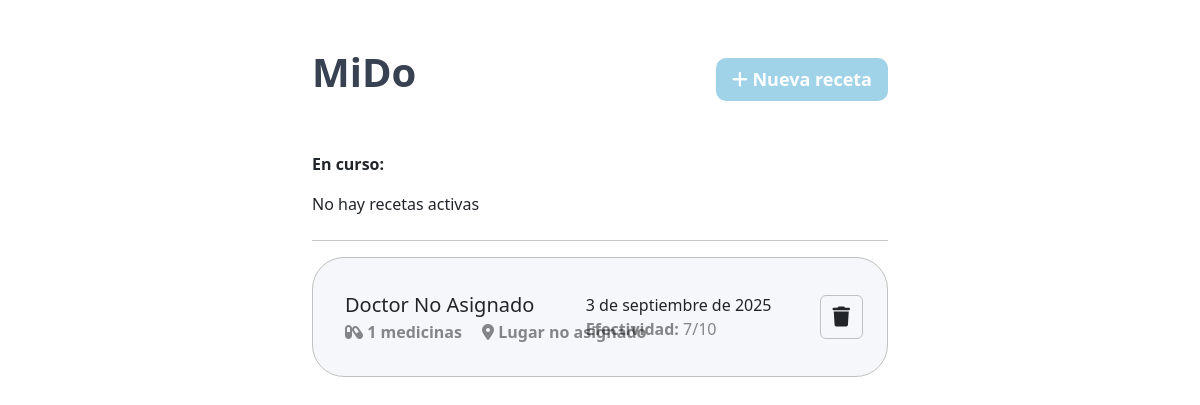
The app's page /, older data.
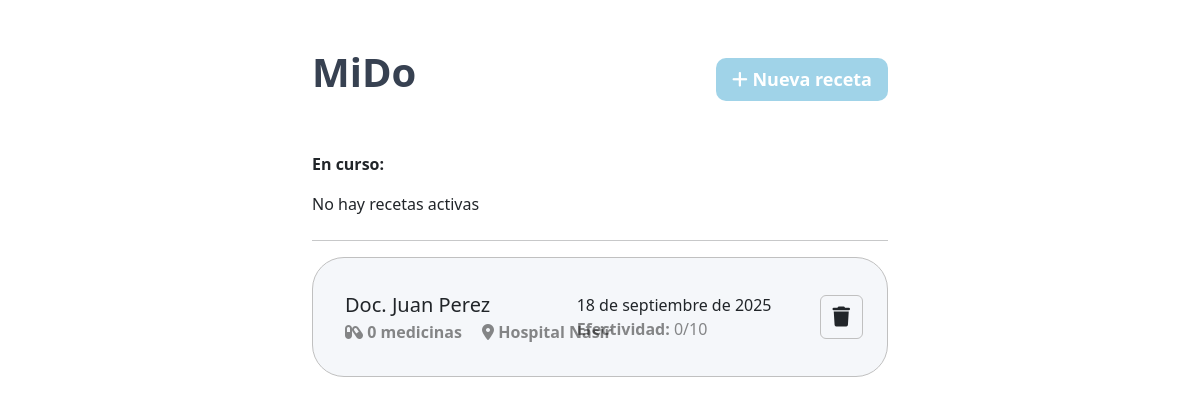
The same page, newer data.
### miApp/models.py (models this page shows, shortened)
class Receta(models.Model):
    doc = models.CharField(max_length=255)
    fecha = models.DateField()
    efectividad = models.IntegerField(default=0)
    activo = models.BooleanField(default=False)
    lugar = models.CharField(null=True)
    def cantidad_medicinas(self):
        return self.medicamentos.count()

### miApp/views.py (the view)
# urls.py: path('', views.index),
def index(request):
    if request.method == 'POST':
        Receta.objects.create(
            doc = request.POST.get('doc'),
            fecha = request.POST.get('fecha'),
            lugar = request.POST.get('lugar')
        )
    activos =  Receta.objects.filter(activo=True)
    lista = Receta.objects.filter(activo=False).order_by('-id')
    return render(request, "home.html",{'lista': lista, 'activos': activos})

### miApp/templates/home.html (shortened to what this page needs)
{% load static %}
<!DOCTYPE html>
<html lang="en">
<head>
    <link href="https://cdn.jsdelivr.net/npm/bootstrap@5.3.8/dist/css/bootstrap.min.css" rel="stylesheet">
    <link rel="stylesheet" href="https://cdnjs.cloudflare.com/ajax/libs/font-awesome/6.7.2/css/all.min.css">
    <link rel="stylesheet" href="{% static 'css/root.css' %}">
    <link rel="stylesheet" href="{% static 'css/home.css' %}">
    <link rel="stylesheet" href="{% static 'css/modalAgregar.css' %}">
</head>
<body>
    <div class="container container-fluid w-50 mt-5">
        <div class="top">
            <h1>MiDo</h1>
            <button data-bs-toggle="modal" data-bs-target="#exampleModal" class=" scl">
                <i class="fa-solid fa-plus"></i>
                Nueva receta
            </button>
        </div>
        <div class="list">
            <div>
                <p><b>En curso:</b></p>
            </div>
            {% if activos %}
            {% for receta in activos %}
           <div class="receta mt-3" data-id="{{ receta.id }}">
                <div class="receta-info1">
                    <div class="receta-doc">
                         {%  if  receta.doc|default_if_none:"" %}
                         Doc. {{ receta.doc|title }}
                        {% else %}
                        Doctor no asignado
                        {% endif %}
                    </div>
                    <div class="receta-cantidadMedicina">
                        <i class="fa-solid fa-capsules"></i>
                        {{receta.cantidad_medicinas}} medicinas
                        <i class="fa-solid fa-location-dot ms-3"></i>
                        {%  if  receta.lugar|default_if_none:"" %}
                        {{ receta.lugar|title }}
                        {% else %}
                        Lugar no asignado
                        {% endif %}
                    </div>
                </div>
                <div class="receta-info2">
                    <div class="detalles">
                        <p class="fecha m-0 mt-3">{{  receta.fecha|date:"j \\d\\e F \\d\\e Y"  }}</p>
                        <p class="efectividad"><b>Efectividad:</b> {{ receta.efectividad }}/10</p>
                    </div>
                    <div class="accion">
                        <button class="btn scl" onclick="event.stopPropagation(); document.getElementById('eliminarReceta').submit()"><i class="fa-solid fa-trash"></i></button>
                        <form
                        id="eliminarReceta"
                        action="eliminarReceta/"
                        method="POST">
                            {% csrf_token %}
                            <input type="hidden" name="deleteID" value="{{ receta.id }}">
                    </form>
                    </div>
                </div>
            </div>
            {% endfor %}
            {% else %}
                <p>No hay recetas activas</p>
            {% endif %}
            <hr class="mt-4 mb-3">
            {% if lista %}
            {% for receta in lista %}
            <div class="receta mt-3" data-id="{{ receta.id }}">
                <div class="receta-info1">
                    <div class="receta-doc">
                         {%  if  receta.doc|default_if_none:"" %}
                         Doc. {{ receta.doc|title }}
                        {% else %}
                        Doctor no asignado
                        {% endif %}
                    </div>
                    <div class="receta-cantidadMedicina">
                        <i class="fa-solid fa-capsules"></i>
                        {{receta.cantidad_medicinas}} medicinas
                        <i class="fa-solid fa-location-dot ms-3"></i>
                        {%  if  receta.lugar|default_if_none:"" %}
                        {{ receta.lugar|title }}
                        {% else %}
                        Lugar no asignado
                        {% endif %}
                    </div>
                </div>
                <div class="receta-info2">
                    <div class="detalles">
                        <p class="fecha m-0 mt-3">{{  receta.fecha|date:"j \\d\\e F \\d\\e Y"  }}</p>
                        <p class="efectividad"><b>Efectividad:</b> {{ receta.efectividad }}/10</p>
                    </div>
                    <div class="accion">
                        <button class="btn eliminar scl" onclick="event.stopPropagation(); document.getElementById('eliminarReceta').submit()"><i class="fa-solid fa-trash"></i></button>
                    </div>
                </div>
            </div>
            {% endfor %}
            {% else%}
             {%  include 'sinRecetas.html' %}
            {% endif %}
        </div>
    </div>
</body>
</html>

### miApp/templates/modales/agregarReceta.html (shortened to what this page needs)
{% load static %}

### miApp/static/css/root.css (style rules this page uses)
:root { --botones: #A0D3E8; --card: #F5F7FA; --borde: #C0C0C0; --opaco: #00000076; --delete: rgb(209, 94, 52); --text: rgb(64, 163, 160); }
.scl { transition: 0.3s ease-out; }

### miApp/static/css/home.css (style rules this page uses)
.top { display: flex; position: relative; margin-bottom: 3rem; }
.top h1 { color: #374151; font-weight: 700; }
.top button { position: absolute; right: 0; margin: 0.6rem 0; background-color: var(--botones) !important; color:white !important; font-weight: 700 !important; font-size: 18px; border: none; border-radius: 10px; padding: 0.5rem 1rem; }
.receta { background-color: var(--card); border: 1px solid var(--borde); border-radius: 2rem; padding: 2rem; display: flex; align-items: center; position: relative; transition: .3s ease-in-out; }
.receta-doc { font-size: 20px; text-transform: capitalize !important; }
.receta .receta-cantidadMedicina { font-weight: 600; color: #00000076; }
.receta .receta-info2 { align-items: center; display: flex; position: absolute; right: 1.5rem; }
.receta .accion .eliminar { border: 1px solid var(--borde); font-size: 20px; }
.receta .receta-info2 .detalles { margin-right: 3rem; }
.receta .receta-info2 .detalles .efectividad { color: var(--opaco) }

Row changes from the older to the newer data that the page shows:
removed Receta: doc "Doctor No Asignado", cantidad_medicinas "1", lugar "Lugar no asignado", fecha "3 de septiembre de 2025", efectividad "7"
added Receta: doc "Juan Perez", cantidad_medicinas "0", lugar "Hospital Nasir", fecha "18 de septiembre de 2025", efectividad "0"
